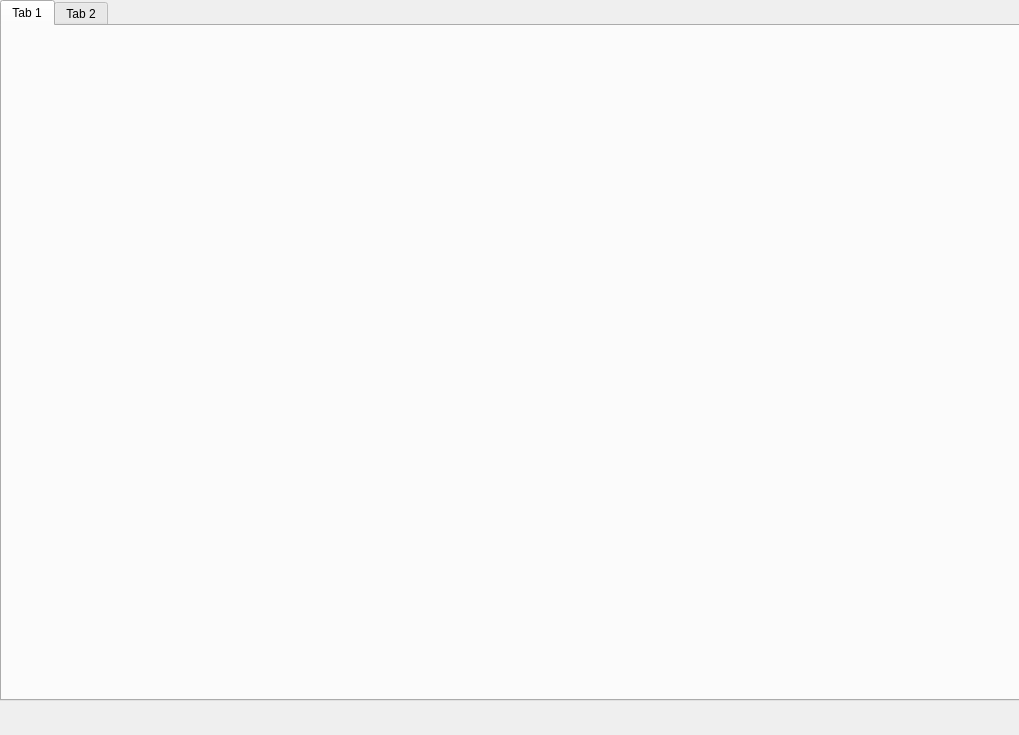
<?xml version="1.0" encoding="UTF-8"?>
<ui version="4.0">
 <class>Form</class>
 <widget class="QWidget" name="Form">
  <property name="geometry">
   <rect>
    <x>0</x>
    <y>0</y>
    <width>1019</width>
    <height>735</height>
   </rect>
  </property>
  <property name="windowTitle">
   <string>Form</string>
  </property>
  <widget class="QTabWidget" name="tabWidget">
   <property name="geometry">
    <rect>
     <x>0</x>
     <y>0</y>
     <width>1021</width>
     <height>701</height>
    </rect>
   </property>
   <property name="currentIndex">
    <number>0</number>
   </property>
   <widget class="QWidget" name="tab">
    <attribute name="title">
     <string>Tab 1</string>
    </attribute>
   </widget>
   <widget class="QWidget" name="tab_2">
    <attribute name="title">
     <string>Tab 2</string>
    </attribute>
   </widget>
  </widget>
 </widget>
 <resources/>
 <connections/>
</ui>
